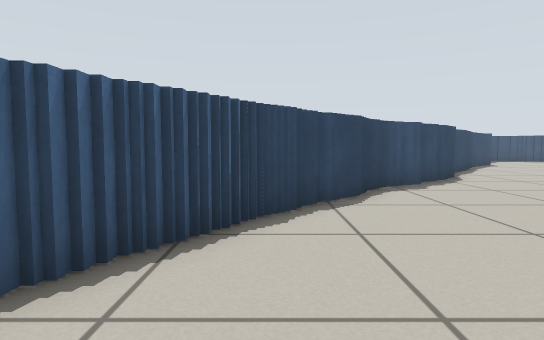
[1] (above)

16 first-person views from a walk through a Gazebo world. The camera is 0.51 m above the floor, tilts 4° down and sees 75° across. The floor is counted in squares, 0.5 m on a side. Each view is taken from the middle of a square. On the plan, view 1 faces up. The plan holds only what a view shows up to about 13 squares ahead; the rest is blank. The place goes on beyond the plan.

[2]
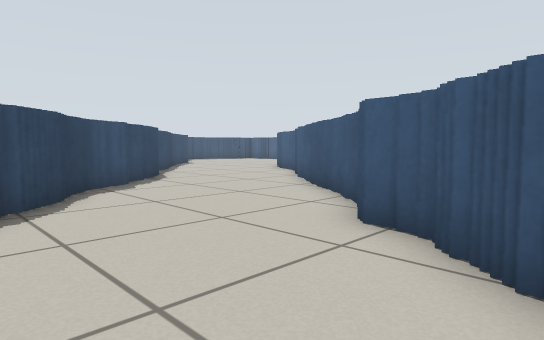

[3]
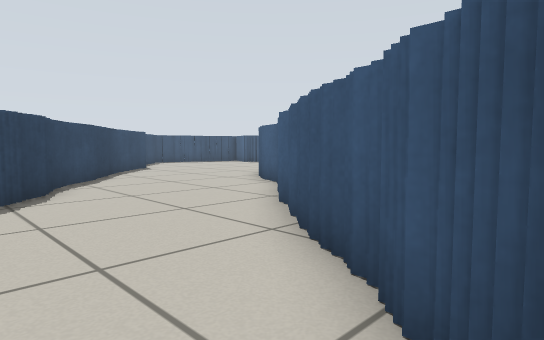

[4]
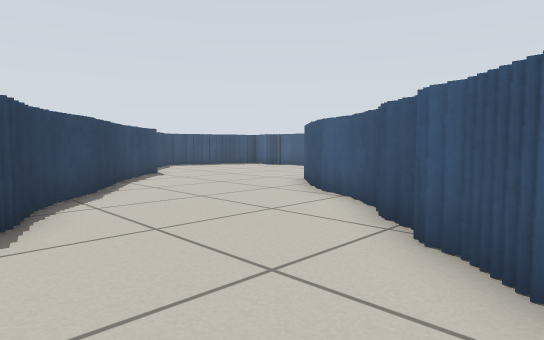

[5]
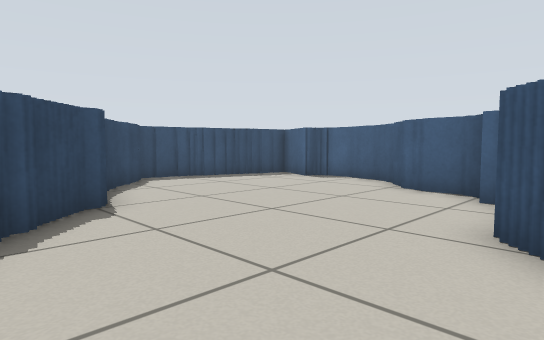

[6]
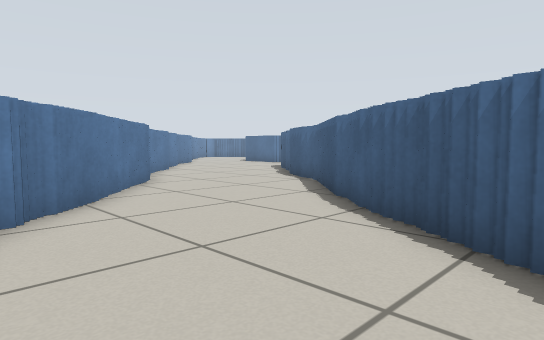

[7]
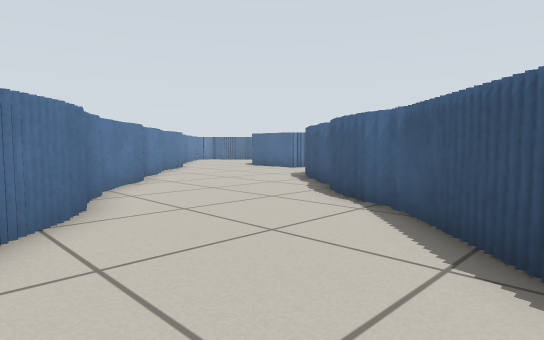

[8]
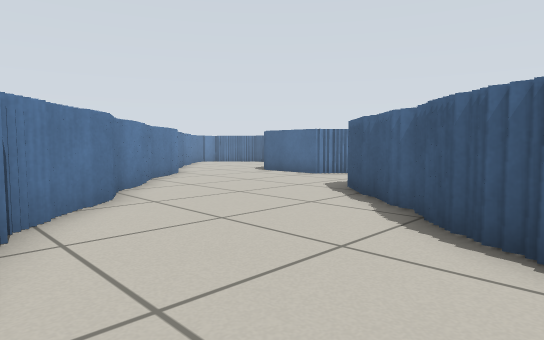

[9]
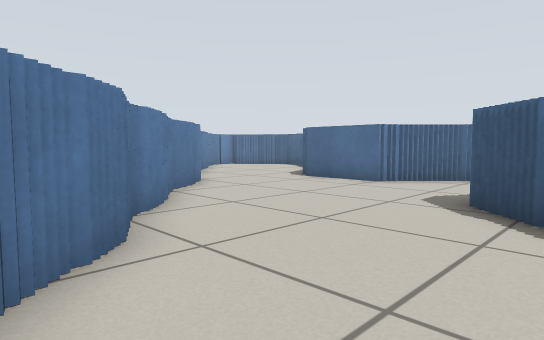

[10]
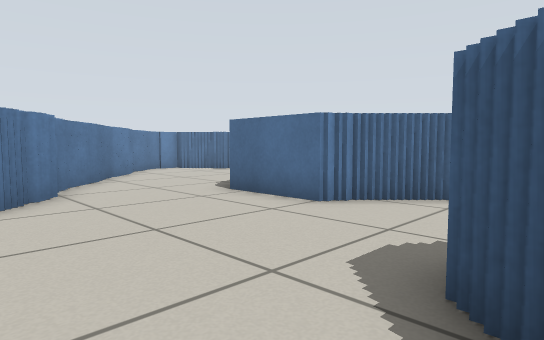

[11]
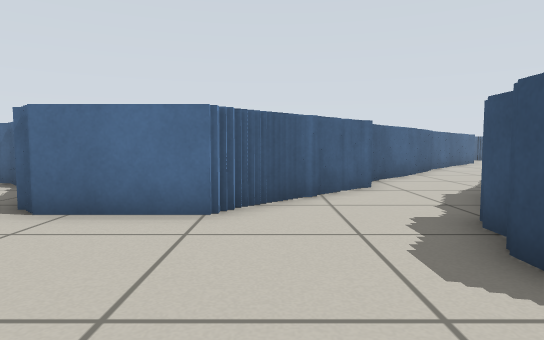

[12]
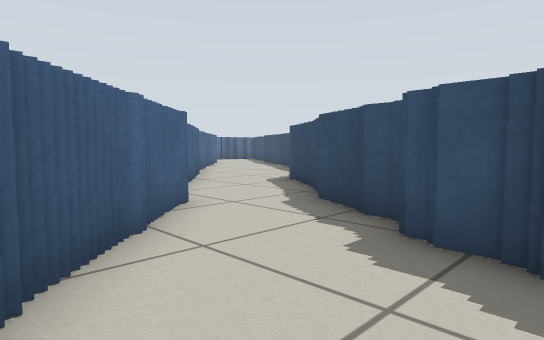

[13]
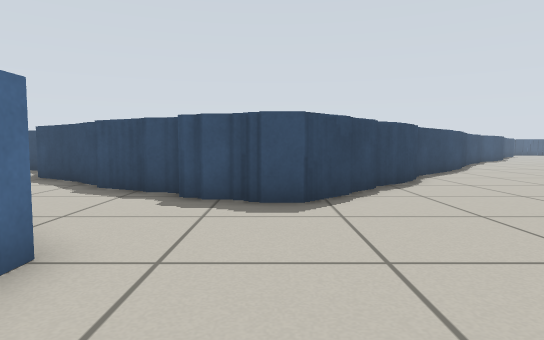

[14]
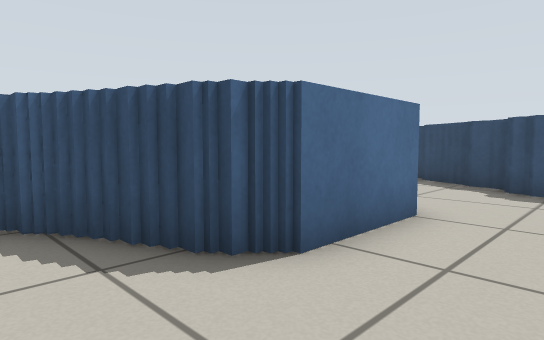

[15]
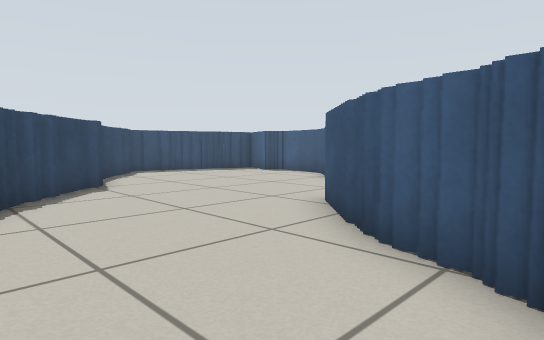

[16]
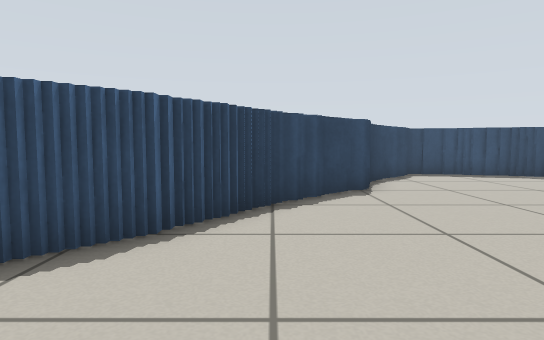

### Floor plan
Key: @ floor where view 1 was taken; # wall or solid block; . floor.
Columns run from 15 left of view 1 to 18 right of it. Each row starts with its distance up from view 1.
 22                             ######
 21                            ##....#
 20                           ##.....#
 19                           #.......
 18                          ##.......
 17                         ##.......#
 16                        ##.......##
 15                        #........#
 14                       ##.......##
 13                      ##.....##
 12                      #.....##
 11                     ##....##
 10                    ##.....#
  9                  ###.....##
  8                  #......##
  7                 ##.....##
  6                ##.....##
  5               ##......#
  4               #......##
  3              ##.....##
  2             ##.....##
  1            ##.....##
  0           ##...@.##
 -1          ##.....##
 -2          #.....##
 -3         ##.....#
 -4 ##     ##.....##
 -5 .###  ##.....##
 -6 ...####......#
 -7 #....##.....##
 -8 ##.........##
 -9  ##.......##
-10   ##......#
-11    #.....##
-12    #....##
-13  ###...##
-14 ##....##
-15  .....#
-16  ....##
-17  ...##

Positions as (right, up) in squares from view 1, and headings:
1: (0, 0), facing up
2: (0, 0), facing up-right
3: (4, 3), facing up-right
4: (5, 6), facing up-right
5: (9, 12), facing up-right
6: (3, 5), facing down-left
7: (0, 1), facing down-left
8: (-2, -2), facing down-left
9: (-3, -5), facing down-left
10: (-7, -6), facing down-left
11: (-7, -9), facing left
12: (-10, -10), facing up-left
13: (-10, -13), facing up
14: (-10, -15), facing up-left
15: (8, 9), facing up-right
16: (9, 10), facing up
